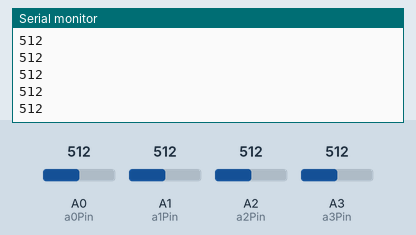
Recording of a sketch running on a simulated Arduino Uno, built with avr-gcc and run on an emulated ATmega328P. Shown: the last lines printed to the serial monitor. The inputs (shaded band) are chosen by the test bench; at power-on: A0 (a0Pin) = 512, A3 (a3Pin) = 512, A1 (a1Pin) = 512, A2 (a2Pin) = 512.

Above: at 1.2 s.
1.3 s: A0 (a0Pin) set to 716
2.8 s: A3 (a3Pin) set to 716
At 3.8 s:
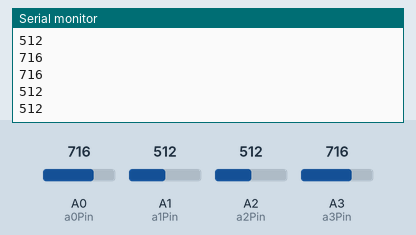
4.3 s: A1 (a1Pin) set to 306
At 5.4 s:
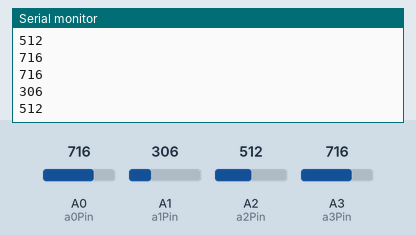
5.8 s: A2 (a2Pin) set to 992
At 6.4 s:
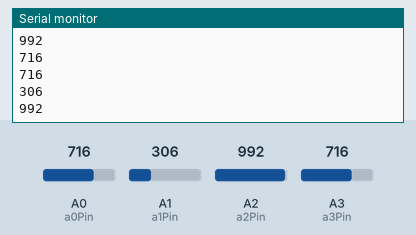
7.3 s: A1 (a1Pin) set to 30
At 8.0 s:
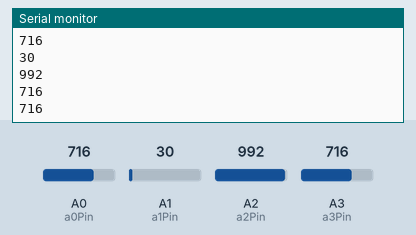
Timing chart, 0 to 9.8 s (numbered marks = the images above; inputs shaded):
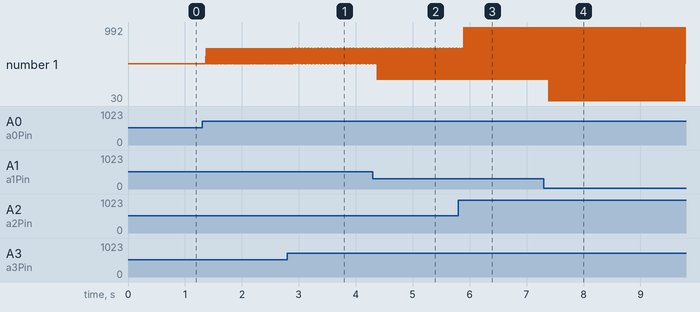

Measured:
- after the input at 4.3 s, the serial monitor: prints a new line after 0.07 s (image 2)
- after the input at 5.8 s, the serial monitor: prints a new line after 0.10 s (image 3)
- after the input at 7.3 s, the serial monitor: prints a new line after 0.09 s (image 4)

The sketch:

pot-tester.ino
```cpp
int a0Pin = A0;    // select the input pin for the potentiometer
int a0Value;  // variable to store the value coming from the pot
int a1Pin = A1;    // select the input pin for the potentiometer
int a1Value;  // variable to store the value coming from the pot
int a2Pin = A2;    // select the input pin for the potentiometer
int a2Value;  // variable to store the value coming from the pot
int a3Pin = A3;    // select the input pin for the potentiometer
int a3Value;  // variable to store the value coming from the pot


void setup() {
  Serial.begin(9600);

}

void loop() {
  a0Value = analogRead(a0Pin);
  a1Value = analogRead(a1Pin);
  a2Value = analogRead(a2Pin);
  a3Value = analogRead(a3Pin);
  Serial.println(a0Value);
  Serial.println(a1Value);
  Serial.println(a2Value);
  Serial.println(a3Value);
}
```
